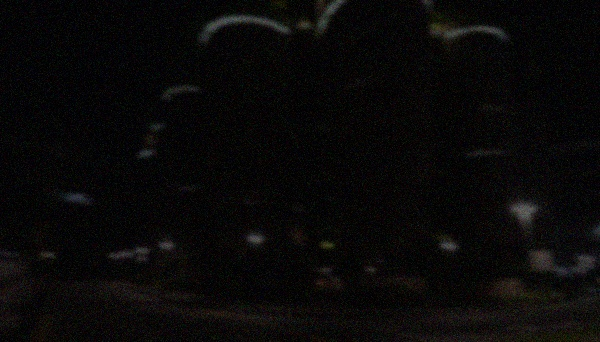
#> input picture Cluster02-Image-Processing/Image-Enhancement/input/sample.jpg, 600 x 342 px
$ python image_enhancement.py input/sample.jpg
#> lines starting #> are read from the running program, lines starting #| are printed output that depends on the picture
"""
image_enhancement.py
----------------------
Cluster: Image Enhancement

Applies basic image enhancement operations using OpenCV to improve the
visual quality of a photo: better contrast, corrected brightness, reduced
noise, sharper detail, and upscaled resolution.

Supported formats: JPG, JPEG, PNG, BMP, WEBP, TIFF

Usage:
    python image_enhancement.py <path-to-image>
"""

import os
import sys

import cv2
import numpy as np

SUPPORTED_FORMATS = {".jpg", ".jpeg", ".png", ".bmp", ".webp", ".tif", ".tiff"}


def _load_image(input_path):
#> called with input_path = 'input/sample.jpg'
    image = cv2.imread(input_path)
#> image is the input picture: shape (342, 600, 3); mean B, G, R 8.5, 8.7, 9.7
    if image is None:
        raise ValueError("Unable to load image. It may be corrupt or unsupported.")
    return image


def enhance_contrast(image):
    """
    CLAHE (Contrast Limited Adaptive Histogram Equalization) applied to the
    lightness channel in LAB color space. Boosts local contrast without
    blowing out colors the way a naive global histogram equalization would.
    """
    lab = cv2.cvtColor(image, cv2.COLOR_BGR2LAB)
#> lab: shape (342, 600, 3); mean of channels 0, 1, 2 7.1, 128.3, 128.3
    l, a, b = cv2.split(lab)
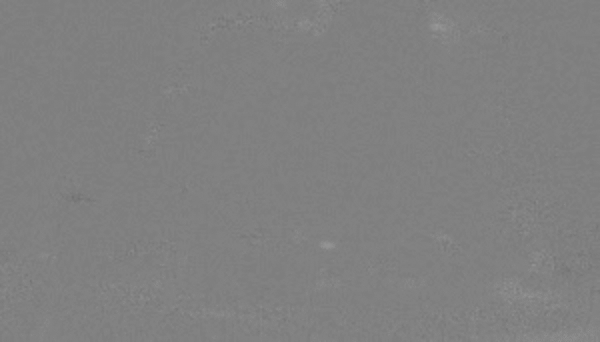
#> b: shape (342, 600); min 113, max 152, mean 128.3
    clahe = cv2.createCLAHE(clipLimit=2.5, tileGridSize=(8, 8))
    l_enhanced = clahe.apply(l)
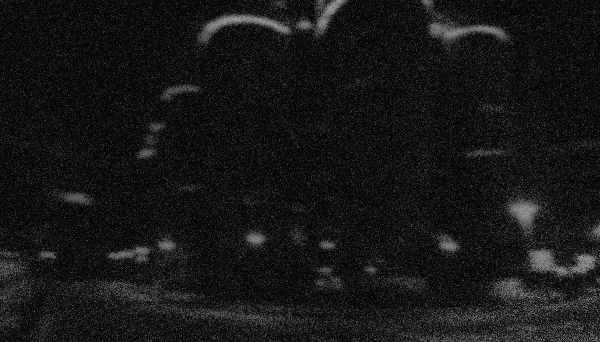
#> l_enhanced: shape (342, 600); min 1, max 163, mean 22.6
    merged = cv2.merge((l_enhanced, a, b))
#> merged: shape (342, 600, 3); mean of channels 0, 1, 2 22.6, 128.3, 128.3
    return cv2.cvtColor(merged, cv2.COLOR_LAB2BGR)


def correct_brightness(image, target_mean=130.0):
    """
    Automatic gamma correction: measures the image's current average
    brightness and nudges it toward a mid-range target, so dark/underexposed
    photos get lifted without manual tuning.
    """
#> called with target_mean = 130
    gray = cv2.cvtColor(image, cv2.COLOR_BGR2GRAY)
    current_mean = max(1.0, float(np.mean(gray)))
#> current_mean = 8.97
    # Solve for the gamma that maps current_mean -> target_mean:
    # (current_mean/255)^gamma = target_mean/255
    gamma = np.log(target_mean / 255.0) / np.log(current_mean / 255.0)
#> gamma = 0.201
    gamma = np.clip(gamma, 0.3, 3.0)  # avoid extreme corrections on edge-case images
#> gamma = 0.3

    table = np.array([((i / 255.0) ** gamma) * 255 for i in range(256)]).astype("uint8")
#> table = 256 values from 0 to 255
    return cv2.LUT(image, table)
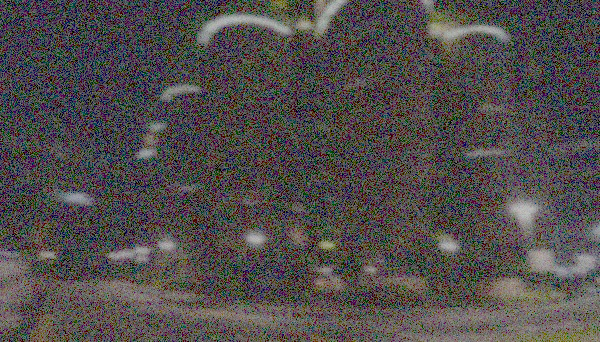
#> returned value: shape (342, 600, 3); mean of channels 0, 1, 2 76.1, 76.9, 81.4; drawn as B, G, R


def denoise(image):
    """Non-local means denoising — removes sensor/compression noise while keeping edges."""
    return cv2.fastNlMeansDenoisingColored(image, None, h=7, hColor=7,
                                            templateWindowSize=7, searchWindowSize=21)


def sharpen(image):
    """Unsharp mask: blur the image, then push the original away from that blur."""
    blurred = cv2.GaussianBlur(image, (0, 0), sigmaX=3)
    return cv2.addWeighted(image, 1.5, blurred, -0.5, 0)


def upscale(image, scale=2):
    """
    Upscale resolution using high-quality cubic interpolation.
    (A learned super-resolution model would do better, but needs extra
    pretrained weight files — cubic interpolation needs nothing extra
    and still gives a clean, sharper-looking upscale.)
    """
#> called with scale = 2
    h, w = image.shape[:2]
#> h = 342; w = 600
    return cv2.resize(image, (w * scale, h * scale), interpolation=cv2.INTER_CUBIC)
#> returned value: shape (684, 1200, 3)


def enhance_image(input_path, output_dir):
    if not os.path.isfile(input_path):
        raise FileNotFoundError(f"File not found: {input_path}")

    ext = os.path.splitext(input_path)[1].lower()
    if ext not in SUPPORTED_FORMATS:
        raise ValueError(
            f"Unsupported image format '{ext}'. "
            f"Supported: {', '.join(sorted(SUPPORTED_FORMATS))}"
        )

    image = _load_image(input_path)
    os.makedirs(output_dir, exist_ok=True)

    # 1. Contrast enhancement
    contrast_enhanced = enhance_contrast(image)
    cv2.imwrite(os.path.join(output_dir, "contrast_enhanced.jpg"), contrast_enhanced)

    # 2. Brightness correction (auto gamma)
    brightness_corrected = correct_brightness(image)
    cv2.imwrite(os.path.join(output_dir, "brightness_corrected.jpg"), brightness_corrected)

    # 3. Denoising
    denoised = denoise(image)
    cv2.imwrite(os.path.join(output_dir, "denoised.jpg"), denoised)

    # 4. Sharpening
    sharpened = sharpen(image)
    cv2.imwrite(os.path.join(output_dir, "sharpened.jpg"), sharpened)

    # 5. Upscaling (2x)
    upscaled = upscale(image, scale=2)
    cv2.imwrite(os.path.join(output_dir, "upscaled_2x.jpg"), upscaled)

    # 6. Fully enhanced: all fixes combined in one pipeline
    combined = denoise(image)
    combined = correct_brightness(combined)
    combined = enhance_contrast(combined)
#> in enhance_contrast (call 2), `lab = cv2.cvtColor(image, cv2.COLOR_BGR2LAB)`: lab: shape (342, 600, 3); mean of channels 0, 1, 2 81.8, 131.5, 128.4
#> in enhance_contrast (call 2), `l, a, b = cv2.split(lab)`:
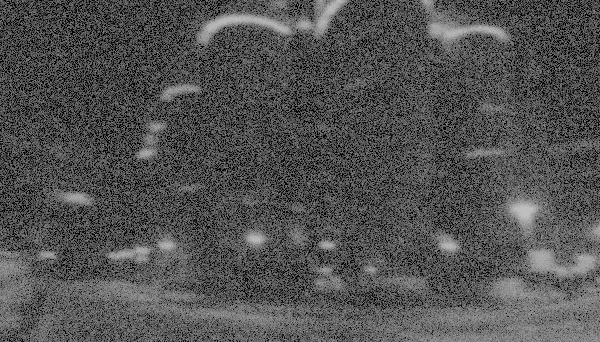
#> l: shape (342, 600); min 0, max 194, mean 81.8
#> in enhance_contrast (call 2), `l_enhanced = clahe.apply(l)`:
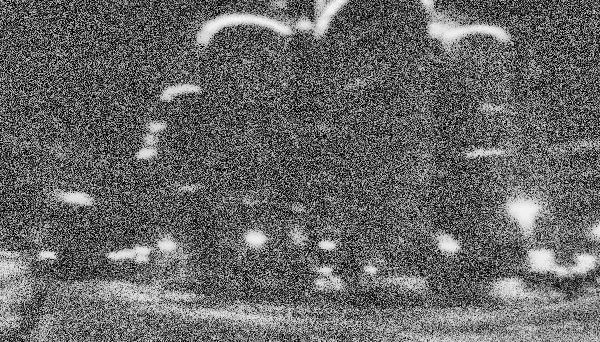
#> l_enhanced: shape (342, 600); min 1, max 247, mean 102
#> in enhance_contrast (call 2), `merged = cv2.merge((l_enhanced, a, b))`: merged: shape (342, 600, 3); mean of channels 0, 1, 2 102, 131.5, 128.4
    combined = sharpen(combined)
#> in sharpen (call 2), `blurred = cv2.GaussianBlur(image, (0, 0), sigmaX=3)`:
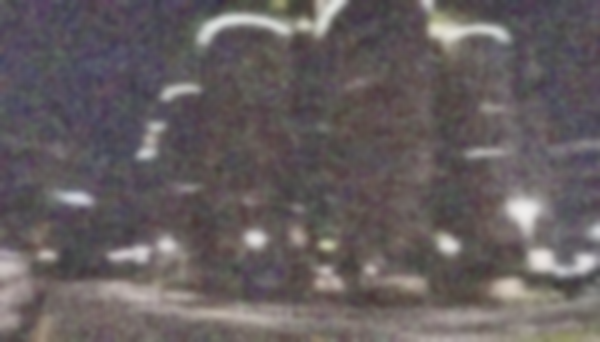
#> blurred: shape (342, 600, 3); mean B, G, R 96.2, 94.9, 101.8
#> in sharpen (call 2), `return cv2.addWeighted(image, 1.5, blurred, -0.5, 0)`:
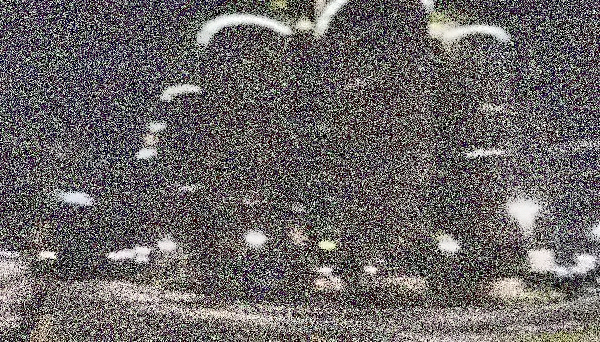
#> returned value: shape (342, 600, 3); mean of channels 0, 1, 2 100.8, 100.6, 105; drawn as B, G, R
    cv2.imwrite(os.path.join(output_dir, "fully_enhanced.jpg"), combined)

    print("\nImage enhancement completed successfully.")
    print("\nGenerated outputs:")
    for name in ("contrast_enhanced.jpg", "brightness_corrected.jpg", "denoised.jpg",
                 "sharpened.jpg", "upscaled_2x.jpg", "fully_enhanced.jpg"):
        print(f" - {name}")


def main():
    if len(sys.argv) != 2:
        print("\nUsage:")
        print("python image_enhancement.py <path-to-image>")
        return

    input_path = sys.argv[1]
    output_dir = os.path.join(os.path.dirname(os.path.dirname(input_path)), "output")

    try:
        enhance_image(input_path, output_dir)
    except (FileNotFoundError, ValueError) as e:
        print(f"\nError: {e}")
    except Exception as e:
        print(f"\nError during image processing: {e}")


if __name__ == "__main__":
    main()
